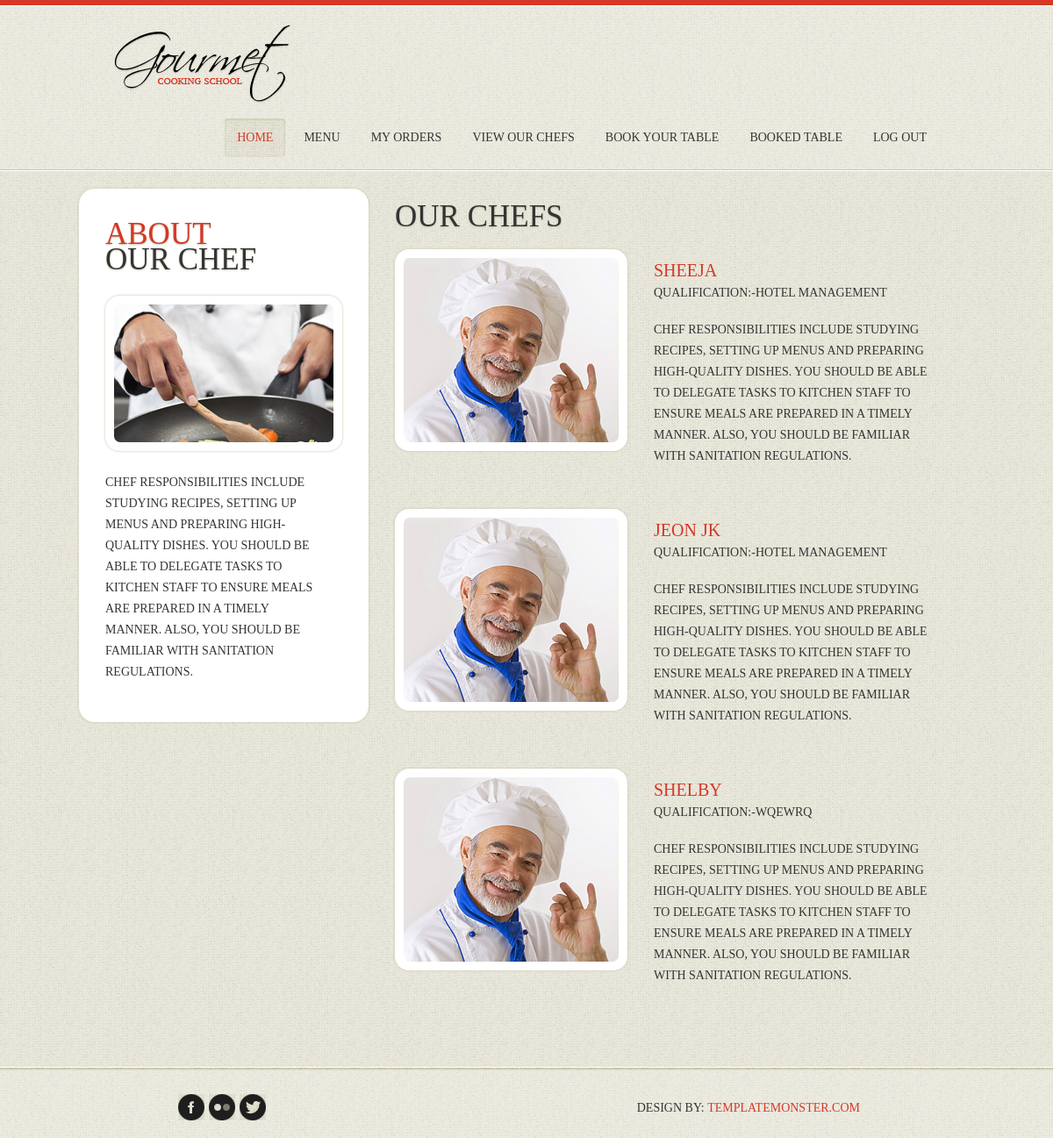
/view_che/, run on the app's committed database.
### rest_app/models.py (models this page shows)
class chef(models.Model):
    user = models.OneToOneField(User, on_delete=models.CASCADE)
    Name = models.CharField(max_length=100)
    Phone_no = models.IntegerField()
    Address = models.TextField(max_length=100)
    Qualification = models.CharField(max_length=100)
    Experience = models.IntegerField()
    specialisation = models.CharField(max_length=100)

### rest_app/views.py (the view)
# urls.py: path('view_che/', views.view_che, name="view_che"),
def view_che(request):
    dataset = chef.objects.all()
    context = {
        'data': dataset
    }
    return render(request, 'customer/view_chef.html', context)

### templates/customer/view_chef.html (shortened to what this page needs)
{% extends 'customer/base.html' %}
{% load static %}
{% block content %}
<section id="content">
  <div class="border-horiz"></div>
  <div class="container_12">
    <article class="side-bar extra1">
      <h3><span>About</span>Our Chef</h3>
      <figure class="box-img img-indent1"><img src="{% static 'cu/images/page5-img1.jpg' %}" alt=""></figure>
      <div class="inner-1"> <a href="#" class="link-1"> </a>
        <p>Chef responsibilities include studying recipes, setting up menus and preparing high-quality dishes. You should be able to delegate tasks to kitchen staff to ensure meals are prepared in a timely manner. Also, you should be familiar with sanitation regulations.</p>
         </div>
    </article>
    <article class="grid_8">
      <h3>Our Chefs</h3>
      <ul class="list-recipes extra">
          {% for i in data %}
        <li>
          <figure class="box-img"><img src="{% static 'cu/images/page5-img2.jpg' %}" alt=""></figure>
          <div class="overflow">
            <h4>{{i.Name}}</h4>
            <p>QUALIFICATION:-{{i.Qualification}}</p>
                    <p>Chef responsibilities include studying recipes, setting up menus and preparing high-quality dishes. You should be able to delegate tasks to kitchen staff to ensure meals are prepared in a timely manner. Also, you should be familiar with sanitation regulations.</p>
             </div>
        </li>
  {% endfor %}
      </ul>
    </article>
  </div>
</section>
{% endblock %}

### static/cu/css/style.css (style rules this page uses)
article, aside, audio, canvas, command, datalist, details, embed, figcaption, figure, footer, header, hgroup, keygen, meter, nav, output, progress, section, source, video { display: block; }
body { font-family: 'PT Serif Caption', serif; font-size:14px; line-height:24px; color:#343434; min-width:1020px; background:url(../images/bg-body.gif) #e6e4d7; text-transform:uppercase }
html, body { height:100%; }
p { padding-bottom:18px; }
h2,h3,h4,h5,h6 { font-family: 'PT Serif Caption', serif; font-weight:normal; color:#343434 }
h3 { font-size:35px; line-height:38px; padding:33px 0 18px; text-shadow:0 1px 2px #c5c2a9; }
h3 span { color:#D53827; display:block; margin-bottom:-9px; }
h4 { font-size:20px; line-height:28px; display:block; color:#d53827; }
.inner-1 { padding-right:35px }
.overflow { overflow:hidden; }
#content { position:relative; }
.img-indent1 { margin:4px 0 24px 0 }
#content { padding:0 0 44px; background:url(../images/tail-cont.gif) }
.border-horiz { background:url(../images/border-horiz.gif) repeat-x 0 0;height:2px }
.box-img { padding:10px; background:#fff; border-radius:16px; -moz-border-radius:16px; -webkit-border-radius:16px; box-shadow:0 0 3px #c5c2a9; -moz-box-shadow: 0 0 3px #c5c2a9; -webkit-box-shadow:0 0 3px #c5c2a9; display:inline-block }
.box-img img { border-radius:7px; -moz-border-radius:7px; -webkit-border-radius:7px; }
.side-bar { width:280px; float:left; margin:20px 20px 0 -30px; padding:0 10px 7px 40px; background:#fff; border-radius:18px; -moz-border-radius:18px; -webkit-border-radius:18px; box-shadow:0 0 3px #c5c2a9; -moz-box-shadow: 0 0 3px #c5c2a9; -webkit-box-shadow:0 0 3px #c5c2a9; }
.side-bar.extra1 { padding:0px 20px 27px 30px }
.list-recipes li figure { float:left;margin-right:30px }
.list-recipes li h4 { padding-top:14px }
.list-recipes li { padding-bottom:30px }
.list-recipes.extra h4 { padding-top:10px }

### static/cu/css/grid.css (style rules this page uses)
.container_12 { margin-left: auto; margin-right: auto; width: 960px; }
.grid_1, .grid_2, .grid_3, .grid_4, .grid_5, .grid_6, .grid_7, .grid_8, .grid_9, .grid_10, .grid_11, .grid_12 { display:inline; float: left; position: relative; margin-left: 10px; margin-right: 10px; }
.container_12 .grid_8 { width:620px; }

### data on the page
chef: Name "SHEEJA", Qualification "HOTEL MANAGEMENT"
chef: Name "JEON JK", Qualification "HOTEL MANAGEMENT"
chef: Name "SHELBY", Qualification "WQEWRQ"
